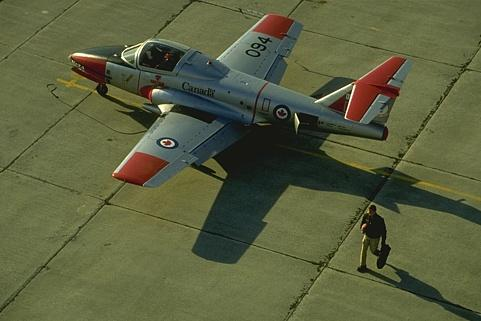
%> input picture 5644_hw4/37073.jpeg, 481 x 321 px
$ octave hw4_2.m   (GNU Octave 9; MATLAB toolbox functions it lacks are replaced by stand-ins)
%> lines starting %> are read from the running program, lines starting %| are printed output that depends on the picture
clear all ; close all ; clc ;

filenames{1,1} = '37073.jpeg'; filenames{1,2} = '106024.jpeg';
valueOfK = [2,3];

for index = 1:2
    im_Data = imread(filenames{1,index});
%> im_Data is the input picture: size 321x481x3 uint8; mean R, G, B 90.4, 95.5, 63.1
    [param_R,param_C,param_D] = size(im_Data);
%> param_R = 321; param_C = 481; param_D = 3
    param_N = param_R*param_C;
%> param_N = 154401
    im_Data = double(im_Data);
%> im_Data: size 321x481x3 double
    index_Row = [1:param_R]'*ones(1,param_C);
    index_Column = ones(param_R,1)*[1:param_C];
    feaData = [index_Row(:)';index_Column(:)'];
    for par_d = 1:param_D
        dataD = im_Data(:,:,par_d);
        feaData = [feaData;dataD(:)'];
    end
%> this loop made 3 passes
%> pass 1, `dataD = im_Data(:,:,par_d);`:
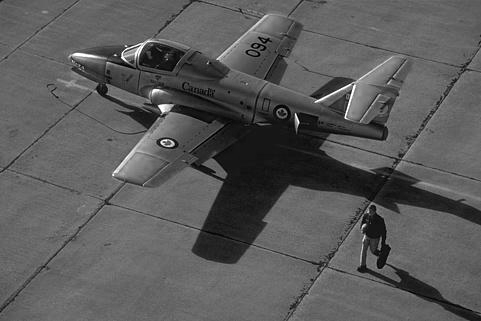
%> dataD: size 321x481 double; min 0, max 255, mean 90.4
%> pass 2, `dataD = im_Data(:,:,par_d);`:
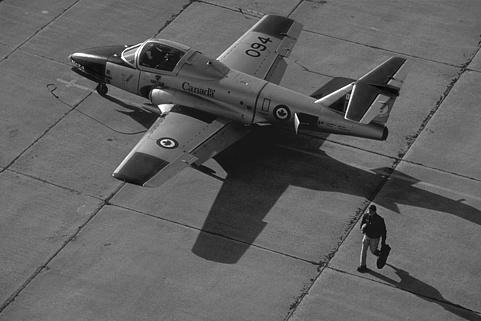
%> dataD: size 321x481 double; min 0, max 255, mean 95.5
%> pass 3, `dataD = im_Data(:,:,par_d);`:
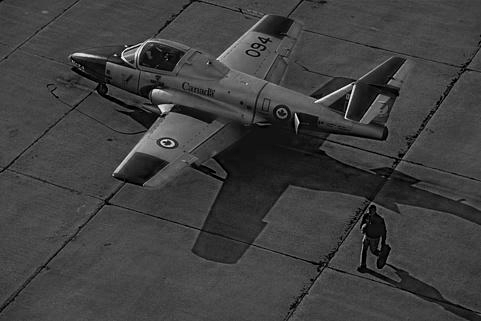
%> dataD: size 321x481 double; min 0, max 237, mean 63.1
    feaRange = max(feaData,[],2)-min(feaData,[],2);
%> feaRange = [320; 480; 255; 255; 237]
    x = diag(feaRange.^(-1))*(feaData-repmat(min(feaData,[],2),1,param_N));

        x = x'; Opts = statset('MaxIter',3000, 'TolFun',1e-5);
%> (the run ends here)
